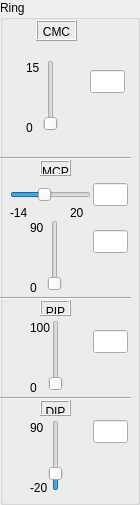
           <widget class="QGroupBox" name="groupBox_12">
            <property name="title">
             <string>Ring</string>
            </property>
            <widget class="QLabel" name="label_min_fi_s_69">
             <property name="geometry">
              <rect>
               <x>30</x>
               <y>320</y>
               <width>21</width>
               <height>16</height>
              </rect>
             </property>
             <property name="text">
              <string>100</string>
             </property>
            </widget>
            <widget class="QLineEdit" name="text_abdMCPring">
             <property name="geometry">
              <rect>
               <x>93</x>
               <y>183</y>
               <width>35</width>
               <height>23</height>
              </rect>
             </property>
            </widget>
            <widget class="QLabel" name="label_33">
             <property name="geometry">
              <rect>
               <x>40</x>
               <y>300</y>
               <width>31</width>
               <height>16</height>
              </rect>
             </property>
             <property name="frameShape">
              <enum>QFrame::Box</enum>
             </property>
             <property name="frameShadow">
              <enum>QFrame::Raised</enum>
             </property>
             <property name="text">
              <string>PIP</string>
             </property>
             <property name="textFormat">
              <enum>Qt::AutoText</enum>
             </property>
             <property name="alignment">
              <set>Qt::AlignHCenter|Qt::AlignTop</set>
             </property>
            </widget>
            <widget class="QLabel" name="label_min_fi_s_63">
             <property name="geometry">
              <rect>
               <x>30</x>
               <y>420</y>
               <width>21</width>
               <height>16</height>
              </rect>
             </property>
             <property name="text">
              <string>90</string>
             </property>
            </widget>
            <widget class="Line" name="line_31">
             <property name="geometry">
              <rect>
               <x>0</x>
               <y>150</y>
               <width>131</width>
               <height>16</height>
              </rect>
             </property>
             <property name="orientation">
              <enum>Qt::Horizontal</enum>
             </property>
            </widget>
            <widget class="Line" name="line_32">
             <property name="geometry">
              <rect>
               <x>0</x>
               <y>390</y>
               <width>131</width>
               <height>16</height>
              </rect>
             </property>
             <property name="orientation">
              <enum>Qt::Horizontal</enum>
             </property>
            </widget>
            <widget class="QLabel" name="label_min_fi_s_64">
             <property name="geometry">
              <rect>
               <x>70</x>
               <y>205</y>
               <width>21</width>
               <height>16</height>
              </rect>
             </property>
             <property name="text">
              <string>20</string>
             </property>
            </widget>
            <widget class="QLabel" name="label_min_fi_s_65">
             <property name="geometry">
              <rect>
               <x>30</x>
               <y>220</y>
               <width>21</width>
               <height>16</height>
              </rect>
             </property>
             <property name="text">
              <string>90</string>
             </property>
            </widget>
            <widget class="QSlider" name="slider_flexPIPring">
             <property name="geometry">
              <rect>
               <x>40</x>
               <y>320</y>
               <width>31</width>
               <height>71</height>
              </rect>
             </property>
             <property name="maximum">
              <number>100</number>
             </property>
             <property name="orientation">
              <enum>Qt::Vertical</enum>
             </property>
            </widget>
            <widget class="QLabel" name="label_min_fi_s_66">
             <property name="geometry">
              <rect>
               <x>30</x>
               <y>280</y>
               <width>21</width>
               <height>16</height>
              </rect>
             </property>
             <property name="text">
              <string>0</string>
             </property>
            </widget>
            <widget class="QSlider" name="slider_flexMCPring">
             <property name="geometry">
              <rect>
               <x>40</x>
               <y>220</y>
               <width>29</width>
               <height>71</height>
              </rect>
             </property>
             <property name="maximum">
              <number>90</number>
             </property>
             <property name="orientation">
              <enum>Qt::Vertical</enum>
             </property>
            </widget>
            <widget class="QLabel" name="label_32">
             <property name="geometry">
              <rect>
               <x>40</x>
               <y>160</y>
               <width>31</width>
               <height>16</height>
              </rect>
             </property>
             <property name="frameShape">
              <enum>QFrame::Box</enum>
             </property>
             <property name="frameShadow">
              <enum>QFrame::Raised</enum>
             </property>
             <property name="text">
              <string>MCP</string>
             </property>
             <property name="textFormat">
              <enum>Qt::AutoText</enum>
             </property>
             <property name="alignment">
              <set>Qt::AlignHCenter|Qt::AlignTop</set>
             </property>
            </widget>
            <widget class="QLineEdit" name="text_flexPIPring">
             <property name="geometry">
              <rect>
               <x>93</x>
               <y>330</y>
               <width>35</width>
               <height>23</height>
              </rect>
             </property>
            </widget>
            <widget class="QLabel" name="label_min_fi_s_68">
             <property name="geometry">
              <rect>
               <x>10</x>
               <y>205</y>
               <width>21</width>
               <height>16</height>
              </rect>
             </property>
             <property name="text">
              <string>-14</string>
             </property>
            </widget>
            <widget class="QLineEdit" name="text_flexDIPring">
             <property name="geometry">
              <rect>
               <x>93</x>
               <y>420</y>
               <width>35</width>
               <height>23</height>
              </rect>
             </property>
            </widget>
            <widget class="Line" name="line_30">
             <property name="geometry">
              <rect>
               <x>0</x>
               <y>290</y>
               <width>131</width>
               <height>16</height>
              </rect>
             </property>
             <property name="orientation">
              <enum>Qt::Horizontal</enum>
             </property>
            </widget>
            <widget class="QLabel" name="label_31">
             <property name="geometry">
              <rect>
               <x>40</x>
               <y>400</y>
               <width>31</width>
               <height>16</height>
              </rect>
             </property>
             <property name="frameShape">
              <enum>QFrame::Box</enum>
             </property>
             <property name="frameShadow">
              <enum>QFrame::Raised</enum>
             </property>
             <property name="text">
              <string>DIP</string>
             </property>
             <property name="textFormat">
              <enum>Qt::AutoText</enum>
             </property>
             <property name="alignment">
              <set>Qt::AlignHCenter|Qt::AlignTop</set>
             </property>
            </widget>
            <widget class="QLineEdit" name="text_flexMCPring">
             <property name="geometry">
              <rect>
               <x>93</x>
               <y>230</y>
               <width>35</width>
               <height>23</height>
              </rect>
             </property>
            </widget>
            <widget class="QSlider" name="slider_flexDIPring">
             <property name="geometry">
              <rect>
               <x>40</x>
               <y>420</y>
               <width>31</width>
               <height>71</height>
              </rect>
             </property>
             <property name="minimum">
              <number>-20</number>
             </property>
             <property name="maximum">
              <number>90</number>
             </property>
             <property name="orientation">
              <enum>Qt::Vertical</enum>
             </property>
            </widget>
            <widget class="QSlider" name="slider_abdMCPring">
             <property name="geometry">
              <rect>
               <x>10</x>
               <y>180</y>
               <width>81</width>
               <height>29</height>
              </rect>
             </property>
             <property name="minimum">
              <number>-14</number>
             </property>
             <property name="maximum">
              <number>20</number>
             </property>
             <property name="orientation">
              <enum>Qt::Horizontal</enum>
             </property>
            </widget>
            <widget class="QLabel" name="label_min_fi_s_67">
             <property name="geometry">
              <rect>
               <x>30</x>
               <y>480</y>
               <width>21</width>
               <height>16</height>
              </rect>
             </property>
             <property name="text">
              <string>-20</string>
             </property>
            </widget>
            <widget class="QLabel" name="label_min_fi_s_62">
             <property name="geometry">
              <rect>
               <x>30</x>
               <y>380</y>
               <width>21</width>
               <height>16</height>
              </rect>
             </property>
             <property name="text">
              <string>0</string>
             </property>
            </widget>
            <widget class="QLineEdit" name="text_flexCMCring">
             <property name="geometry">
              <rect>
               <x>90</x>
               <y>70</y>
               <width>35</width>
               <height>23</height>
              </rect>
             </property>
            </widget>
            <widget class="QLabel" name="label_min_fi_s_78">
             <property name="geometry">
              <rect>
               <x>26</x>
               <y>120</y>
               <width>21</width>
               <height>16</height>
              </rect>
             </property>
             <property name="text">
              <string>0</string>
             </property>
            </widget>
            <widget class="QLabel" name="label_min_fi_s_79">
             <property name="geometry">
              <rect>
               <x>26</x>
               <y>60</y>
               <width>21</width>
               <height>16</height>
              </rect>
             </property>
             <property name="text">
              <string>15</string>
             </property>
            </widget>
            <widget class="QSlider" name="slider_flexCMCring">
             <property name="geometry">
              <rect>
               <x>36</x>
               <y>60</y>
               <width>29</width>
               <height>71</height>
              </rect>
             </property>
             <property name="maximum">
              <number>15</number>
             </property>
             <property name="orientation">
              <enum>Qt::Vertical</enum>
             </property>
            </widget>
            <widget class="QLabel" name="label_37">
             <property name="geometry">
              <rect>
               <x>36</x>
               <y>20</y>
               <width>41</width>
               <height>21</height>
              </rect>
             </property>
             <property name="frameShape">
              <enum>QFrame::Box</enum>
             </property>
             <property name="frameShadow">
              <enum>QFrame::Raised</enum>
             </property>
             <property name="text">
              <string>CMC</string>
             </property>
             <property name="textFormat">
              <enum>Qt::AutoText</enum>
             </property>
             <property name="alignment">
              <set>Qt::AlignHCenter|Qt::AlignTop</set>
             </property>
            </widget>
           </widget>
